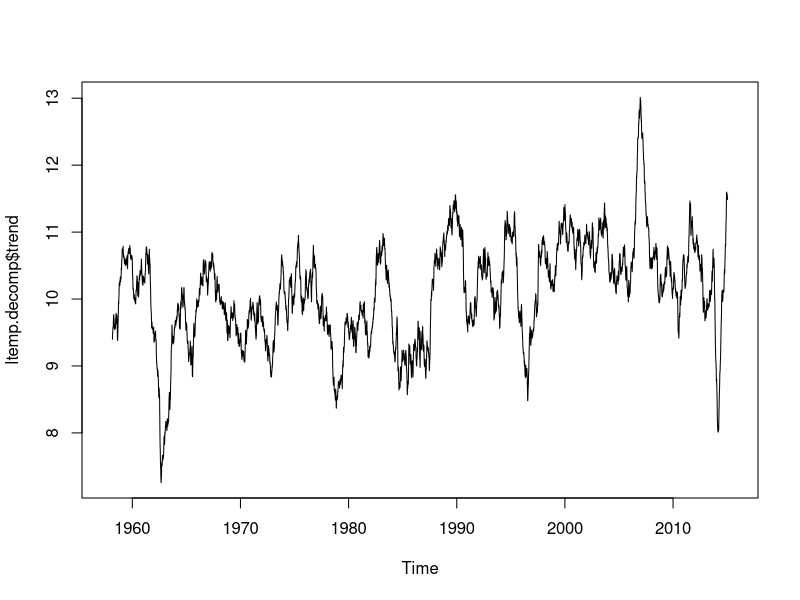

Reproduce this figure in R. (Note: this script raises an error after producing the figure.)
#
# This is a GNU R script for analysis and visualization
# of historic weather data in this folder.
# 

# import dependencies
require(zoo)
require(ggplot2)

weather.df <- read.csv("./weather-dwd-2667.csv")
colnames(weather.df) <- c("datum", "qual", "bedeckung", "relfeuchte",
                           "dampfdruck", "ltemp", "ldruck", "wges", "temp_boden",
                           "ltemp_min", "ltemp_max", "wind_max", "ndschlag_typ",
                           "ndschlag_hoehe", "sonne", "schnee")
weather.df$datum <- as.Date(as.character(weather.df$datum), format="%Y%m%d")

# eleminate empty values
weather.df$bedeckung[weather.df$bedeckung == -999.0] <- NA
weather.df$relfeuchte[weather.df$relfeuchte == -999.0] <- NA
weather.df$dampfdruck[weather.df$dampfdruck == -999.0] <- NA
weather.df$ltemp[weather.df$ltemp == -999.0] <- NA
weather.df$ldruck[weather.df$ldruck == -999.0] <- NA
weather.df$wges[weather.df$wges == -999.0] <- NA
weather.df$temp_boden[weather.df$temp_boden == -999.0] <- NA
weather.df$ltemp_min[weather.df$ltemp_min == -999.0] <- NA
weather.df$ltemp_max[weather.df$ltemp_max == -999.0] <- NA
weather.df$wind_max[weather.df$wind_max == -999.0] <- NA
weather.df$ndschlag_typ[weather.df$ndschlag_typ == -999.0] <- NA
weather.df$ndschlag_hoehe[weather.df$ndschlag_hoehe == -999.0] <- NA
weather.df$sonne[weather.df$sonne == -999.0] <- NA
weather.df$schnee[weather.df$schnee == -999.0] <- NA

# create temperature time series using zoo package (for whatever reason)
weather.ltemp.zoo <- with(weather.df, zoo(ltemp, order.by = weather.df$datum))

# create temperature time series as ts object and analyse
weather.ltemp.ts <- ts(weather.df$ltemp, frequency=365, start=c(1957, 243))
ltemp.decomp <- decompose(weather.ltemp.ts)
plot(ltemp.decomp$trend)
ltemp.decomp.trend.df <- as.data.frame(ltemp.decomp$trend)
ggplot(ltemp.decomp.trend.df$x, aes(x=x)) + geom_line()

# Time series plot of air temperature
ggplot(weather.df, aes(datum, ltemp)) + geom_line(size=0.2) + geom_smooth() + ggtitle("Air temperature Cologne/Bonn 1957 - 2013") + xlab("Date") + ylab("Temperature (°C)")

# Time series plot of ground temperature
ggplot(weather.df, aes(datum, temp_boden)) + geom_line(size=0.2) + geom_smooth() + ggtitle("Air temperature Cologne/Bonn 1957 - 2013") + xlab("Date") + ylab("Temperature (°C)")

# Time series plot of precipitation
ggplot(weather.df, aes(datum, ndschlag_hoehe)) + geom_line(size=0.2) + geom_smooth() + ggtitle("Precipitation Cologne/Bonn 1957 - 2013") + xlab("Date") + ylab("Precipitation (mm)")

# Time series plot of avg. wind speed
ggplot(weather.df, aes(datum, wges)) + geom_line(size=0.2) + geom_smooth() + ggtitle("Average daily wind speed Cologne/Bonn 1957 - 2013") + xlab("Date") + ylab("Speed (m/sec)")

# Time series plot of max wind speed
ggplot(weather.df, aes(datum, wind_max)) + geom_line(size=0.2) + geom_smooth() + ggtitle("Maximum daily wind speed Cologne/Bonn 1957 - 2013") + xlab("Date") + ylab("Speed (m/sec)")

# Time series plot of air pressure
ggplot(weather.df, aes(datum, ldruck)) + geom_line(size=0.2) + geom_smooth() + ggtitle("Average daily air pressure Cologne/Bonn 1957 - 2013") + xlab("Date") + ylab("Pressure (hpa)")

# Time series plot of cloudyness
ggplot(weather.df, aes(datum, bedeckung)) + geom_line(size=0.2) + geom_smooth() + ggtitle("Average daily cloud coverage Cologne/Bonn 1957 - 2013") + xlab("Date") + ylab("Coverage")

# Time series plot of relative humidity
ggplot(weather.df, aes(datum, relfeuchte)) + geom_line(size=0.2) + geom_smooth() + ggtitle("Average daily relative humidity Cologne/Bonn 1957 - 2013") + xlab("Date") + ylab("Relative humidity (%)")

# Scatter plots
ggplot(weather.df, aes(x=ltemp, y=temp_boden)) + geom_point(size=0.6, position="jitter") + ggtitle("Air temperature vs. ground temperature")
ggplot(weather.df, aes(x=ltemp, y=bedeckung)) + geom_point(size=0.6, position="jitter") + ggtitle("Air temperature vs. cloud coverage")
ggplot(weather.df, aes(x=ltemp, y=relfeuchte)) + geom_point(size=0.6, position="jitter") + ggtitle("Air temperature vs. cloud coverage")
ggplot(weather.df, aes(x=ltemp, y=ldruck)) + geom_point(size=0.6, position="jitter") + ggtitle("Air temperature vs. air pressure")
ggplot(weather.df, aes(x=ltemp, y=wges)) + geom_point(size=0.6, position="jitter") + ggtitle("Air temperature vs. wind speed")
ggplot(weather.df, aes(x=ltemp, y=ndschlag_hoehe)) + geom_point(size=0.6, position="jitter") + ggtitle("Air temperature vs. precipitation")


